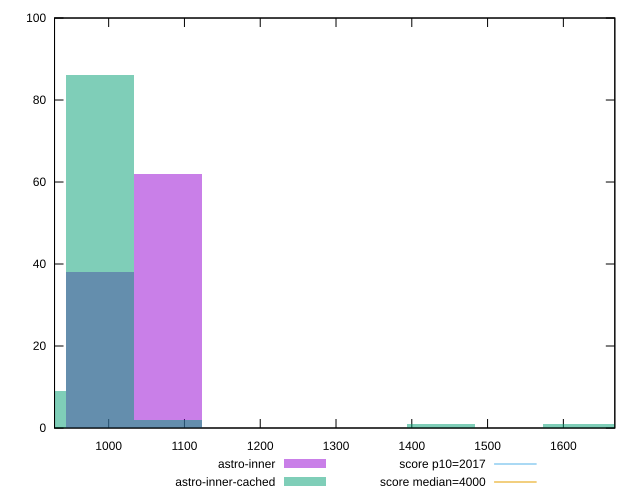

This figure's gnuplot source:
reset

$astroInner <<EOF
988.7707832178662 38
1078.6590362376721 62
EOF

$astroInnerCached <<EOF
1438.2120483168962 1
988.7707832178662 86
898.8825301980602 9
1078.6590362376721 2
1707.8768073763142 1
1617.9885543565083 1
EOF

set key outside below
set boxwidth 89.88825301980602
set xrange [928.5760000000002:1667.904]
set yrange [0:100]
set trange [0:100]
set style fill transparent solid 0.5 noborder

set parametric
set terminal svg size 640, 500 enhanced background rgb 'white'
set output "reports/report_00033_2021-03-01T14-23-16.841Z/mainthread-work-breakdown/comparison/histogram/2_vs_3.svg"

plot $astroInner title "astro-inner" with boxes, \
     $astroInnerCached title "astro-inner-cached" with boxes, \
     2017,t title "score p10=2017", \
     4000,t title "score median=4000"

reset
